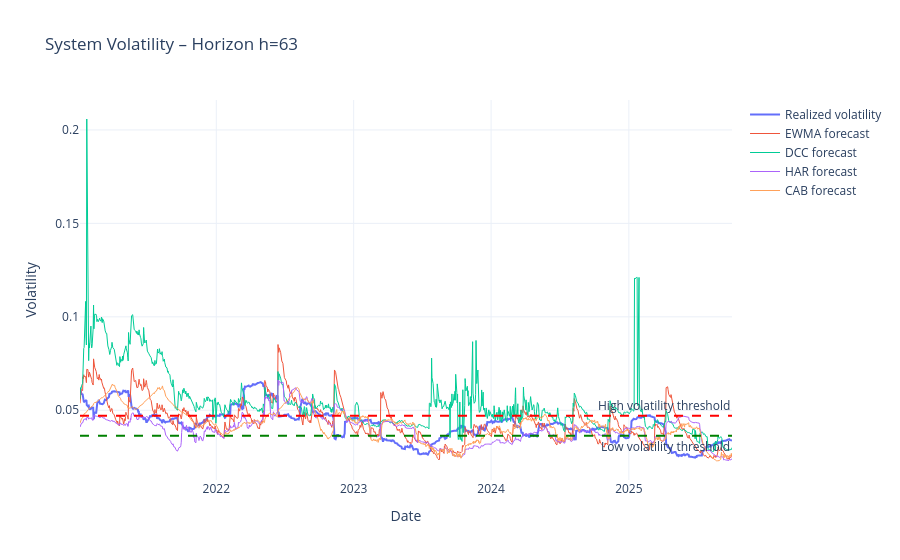

This figure's notebook cell:
### Code cell
import plotly.graph_objects as go

fig = go.Figure()

# Realized volatility
fig.add_trace(go.Scatter(
    x=vol_df.index,
    y=vol_df["Realized"],
    mode="lines",
    name="Realized volatility",
    line=dict(width=2)
))

# Model forecasts
for model in models:
    
    fig.add_trace(go.Scatter(
        x=vol_df.index,
        y=vol_df[model],
        mode="lines",
        name=f"{model} forecast",
        line=dict(width=1)
    ))

# Low volatility threshold
fig.add_hline(
    y=low_threshold,
    line_dash="dash",
    line_color="green",
    annotation_text="Low volatility threshold",
    annotation_position="bottom right"
)

# High volatility threshold
fig.add_hline(
    y=high_threshold,
    line_dash="dash",
    line_color="red",
    annotation_text="High volatility threshold",
    annotation_position="top right"
)

fig.update_layout(
    title=f"System Volatility – Horizon h={H}",
    xaxis_title="Date",
    yaxis_title="Volatility",
    hovermode="x unified",
    template="plotly_white"
)

fig.show()

### Figure 1 — Plotly figure (JSON) as saved in the notebook; plotly's stock layout.template omitted (floating-point values rounded to 4 significant figures; data arrays with more than 128 entries replaced by an {"elided": "..."} marker saying what was removed)
{"data": [{"line": {"width": 2}, "mode": "lines", "name": "Realized volatility", "type": "scatter", "x": {"elided": "1193 str values"}, "y": {"elided": "1193 float values"}}, {"line": {"width": 1}, "mode": "lines", "name": "EWMA forecast", "type": "scatter", "x": {"elided": "1193 str values"}, "y": {"elided": "1193 float values"}}, {"line": {"width": 1}, "mode": "lines", "name": "DCC forecast", "type": "scatter", "x": {"elided": "1193 str values"}, "y": {"elided": "1193 float values"}}, {"line": {"width": 1}, "mode": "lines", "name": "HAR forecast", "type": "scatter", "x": {"elided": "1193 str values"}, "y": {"elided": "1193 float values"}}, {"line": {"width": 1}, "mode": "lines", "name": "CAB forecast", "type": "scatter", "x": {"elided": "1193 str values"}, "y": {"elided": "1193 float values"}}], "layout": {"annotations": [{"showarrow": false, "text": "Low volatility threshold", "x": 1, "xanchor": "right", "xref": "x domain", "y": 0.03634, "yanchor": "top", "yref": "y"}, {"showarrow": false, "text": "High volatility threshold", "x": 1, "xanchor": "right", "xref": "x domain", "y": 0.04709, "yanchor": "bottom", "yref": "y"}], "hovermode": "x unified", "shapes": [{"line": {"color": "green", "dash": "dash"}, "type": "line", "x0": 0, "x1": 1, "xref": "x domain", "y0": 0.03634, "y1": 0.03634, "yref": "y"}, {"line": {"color": "red", "dash": "dash"}, "type": "line", "x0": 0, "x1": 1, "xref": "x domain", "y0": 0.04709, "y1": 0.04709, "yref": "y"}], "title": {"text": "System Volatility – Horizon h=63"}, "xaxis": {"title": {"text": "Date"}}, "yaxis": {"title": {"text": "Volatility"}}}}
